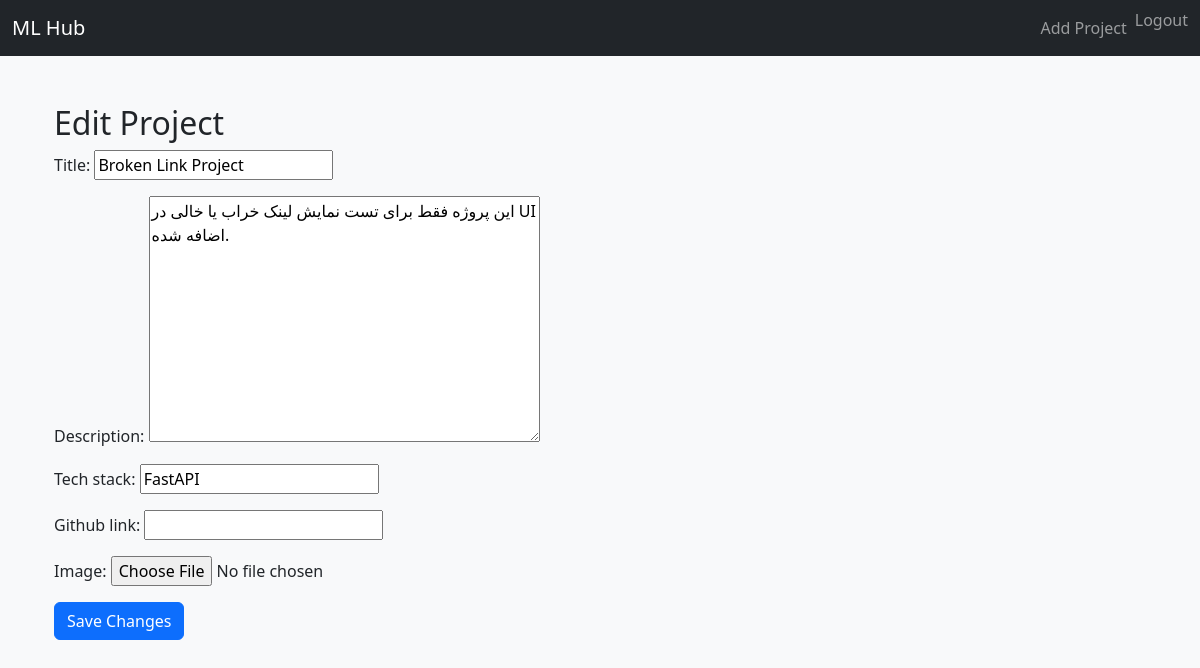
Page /edit/6/ (signed in) on the committed database.
### projects/models.py (models this page shows, shortened)
class MLproject(models.Model):
    title = models.CharField(max_length=200)
    description = models.TextField()
    tech_stack = models.CharField(max_length=200)
    github_link = models.URLField()
    image = models.ImageField(upload_to='project_images/', null=True, blank=True)
    created_at = models.DateTimeField(default=timezone.now)

### projects/views.py (the view)
# urls.py: path('edit/<int:pk>/', views.edit_project, name='edit_project'),
@login_required
def edit_project(request, pk):
    project = get_object_or_404(MLproject, pk=pk)
    if request.method == 'POST':
        form = MLProjectForm(request.POST, request.FILES, instance=project)
        if form.is_valid():
            form.save()
            return redirect('project_detail', pk=project.pk)
    else:
        form = MLProjectForm(instance=project)
    return render(request, 'projects/edit_project.html', {'form': form})

### projects/forms.py
class MLProjectForm(forms.ModelForm):
    class Meta:
        model = MLproject
        fields = ['title', 'description', 'tech_stack', 'github_link', 'image']

### projects/templates/projects/edit_project.html (shortened to what this page needs)
{% extends 'projects/base.html' %}
{% block content %}
<div class="container mt-5">
    <h2>Edit Project</h2>
    <form method="post" enctype="multipart/form-data">
        {{ form.as_p }}
        <button type="submit" class="btn btn-primary">Save Changes</button>
    </form>
</div>
{% endblock %}

### rows in the picture
MLproject: title "Broken Link Project", description "این پروژه فقط برای تست نمایش لینک خراب یا خالی در UI اضافه شده.", tech_stack "FastAPI"
